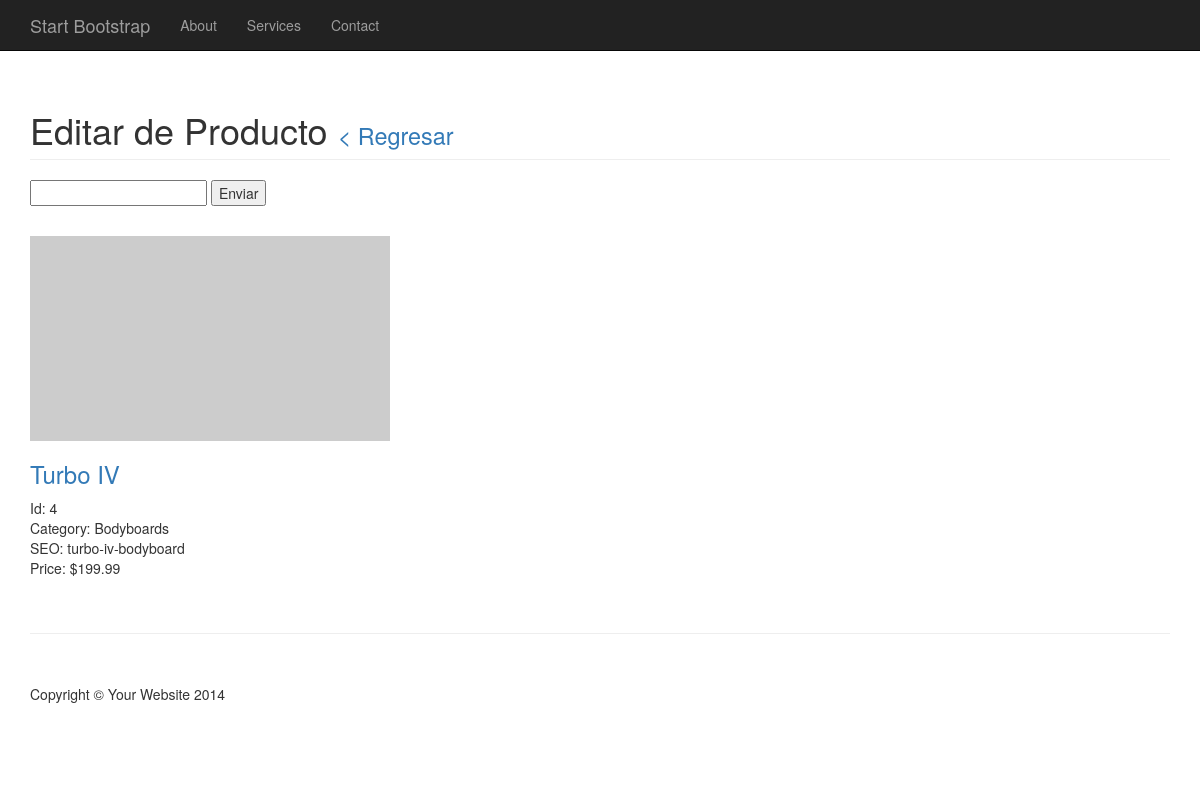
/aZG2F8snYQM/editar.php?product_id=4, run on the app's committed database.
### tables this page shows
CREATE TABLE `products` (
  `product_id` int(11) NOT NULL AUTO_INCREMENT,
  `product_name` varchar(100) NOT NULL,
  `product_seo` varchar(100) NOT NULL,
  `product_price` double NOT NULL,
  `product_category_id` int(11) NOT NULL,
  `product_status` tinyint(1) NOT NULL,
  PRIMARY KEY (`product_id`)
);

CREATE TABLE `categories` (
  `category_id` int(11) NOT NULL AUTO_INCREMENT,
  `category_name` varchar(100) NOT NULL,
  `category_desc` mediumtext NOT NULL,
  `category_status` tinyint(1) NOT NULL,
  PRIMARY KEY (`category_id`)
);

### aZG2F8snYQM/editar.php (the view, shortened to what this page needs)
<!DOCTYPE html>
<html lang="en">
<head>
    <link href="assets/css/bootstrap.min.css" rel="stylesheet">
    <link href="assets/css/3-col-portfolio.css" rel="stylesheet">
</head>
<body>
    <nav class="navbar navbar-inverse navbar-fixed-top" role="navigation">
        <div class="container">
            <div class="navbar-header">
                <a class="navbar-brand" href="#">Start Bootstrap</a>
            </div>
            <div class="collapse navbar-collapse" id="bs-example-navbar-collapse-1">
                <ul class="nav navbar-nav">
                    <li>
                        <a href="#">About</a>
                    </li>
                    <li>
                        <a href="#">Services</a>
                    </li>
                    <li>
                        <a href="#">Contact</a>
                    </li>
                </ul>
            </div>
        </div>
    </nav>
    <div class="container">
        <div class="row">
            <div class="col-lg-12">
                <h1 class="page-header">Editar de Producto
                    <small><a href="index.php">< Regresar</a></small>
                </h1>
            </div>
        </div>
        <div class="row">
            <div class="container" style="margin-bottom: 30px;">
                <form method="GET" action="index.php">
                    <input type="text" id="product_name" name="product_name" value=""/>
                    <input type="submit" id="btn_enviar" name="btn_enviar" value="Enviar"/>
                </form>
            </div>
        </div>
        <div class="row">
    <?php
            $product_id = $_GET['product_id'];
            $strsql = "SELECT p.product_id, p.product_name, c.category_name, p.product_seo, p.product_price FROM products p, categories c WHERE p.product_category_id = c.category_id AND p.product_id = $product_id ORDER BY p.product_price DESC";
            $rs = mysql_query($strsql);
            $row = mysql_fetch_assoc($rs);
        ?>
        <?php do { ?>
            <div class="col-md-4 portfolio-item">
                    <a href="#">
                        <img class="img-responsive" src="http://placehold.it/700x400" alt="">
                    </a>
                    <h3>
                        <a href="editar.php?product_id=<?php echo($row['product_id']);?>"><?php echo($row['product_name']);?></a>
                    </h3>
                    <p>
                    Id: <?php echo($row['product_id']);?><br/>
                    Category: <?php echo($row['category_name']);?> <br/>
                    SEO: <?php echo($row['product_seo']);?> <br/>
                    Price: $<?php echo($row['product_price']);?> <br/>
                    </p>
                </div>
        <?php } while ($row = mysql_fetch_assoc($rs)); ?>
        </div>
        <hr>
        <footer>
            <div class="row">
                <div class="col-lg-12">
                    <p>Copyright &copy; Your Website 2014</p>
                </div>
            </div>
        </footer>
    </div>
</body>
</html>

### aZG2F8snYQM/assets/css/3-col-portfolio.css (style rules this page uses)
body { padding-top: 70px; }
.portfolio-item { margin-bottom: 25px; }
footer { margin: 50px 0; }

### data on the page
products: product_name "Turbo IV", product_id "4", categories.category_name "Bodyboards", product_seo "turbo-iv-bodyboard", product_price "199.99"
